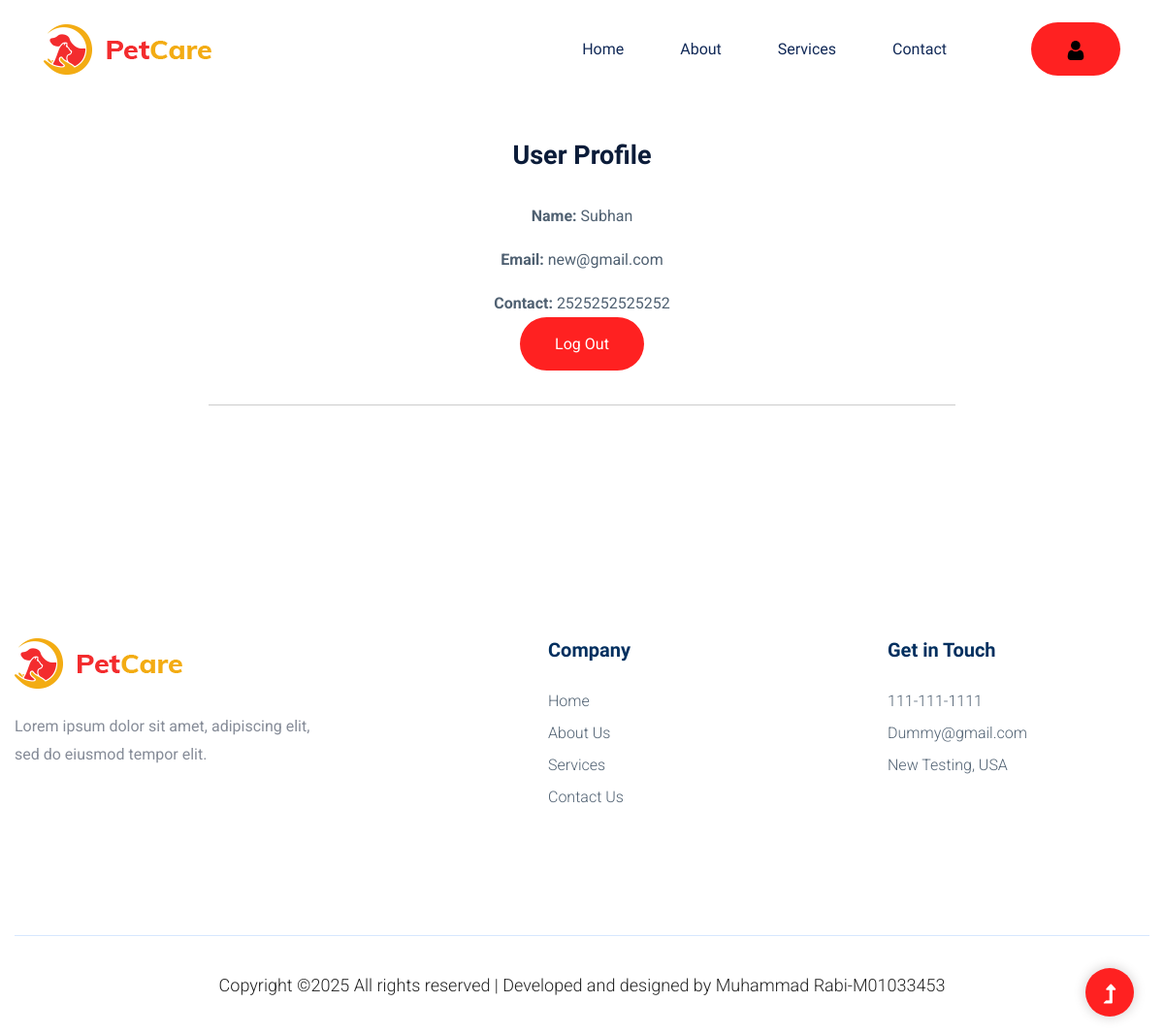
/userprofile.php (signed in), run on the app's committed database.
### tables this page shows
CREATE TABLE `user` (
  `id` int(11) NOT NULL,
  `name` varchar(200) NOT NULL,
  `email` varchar(200) NOT NULL,
  `password` varchar(200) NOT NULL,
  `contact` varchar(200) NOT NULL
);

### userprofile.php (the view, shortened to what this page needs)
<?php
include "connection.php";
$user_id = $_SESSION['user_id'];
?>
<!doctype html>
<html class="no-js" lang="zxx">
<head>
    <?php include 'headlink.php' ?>
</head>
<body>
    <?php include 'header.php' ?>
    <main>
        <section class="contact-section">
            <div class="container">
                <div class="row">
                    <div class="col-12">
                        <h2 class="contact-title" style="text-align:center; margin-top:4rem; margin-bottom:2rem">User Profile</h2>
                    </div>
                    <div class="col-lg-8 mx-auto" style="text-align:center;">
                    <?php
                    $query = "SELECT * FROM user WHERE id = '$user_id'";
                    $result = mysqli_query($con, $query);
                    if (mysqli_num_rows($result) > 0) {
                        $row = mysqli_fetch_assoc($result);
                        echo "<div style='margin-bottom: 20px; border-bottom: 1px solid #ccc; padding-bottom: 50px;'>
                                <p><strong>Name:</strong> {$row['name']}</p>
                                <p><strong>Email:</strong> {$row['email']}</p>
                                <p><strong>Contact:</strong> {$row['contact']}</p>
                                <a href='logout.php' class='header-btn' style='margin-top:50px'>Log Out</a>
                              </div>";
                    } else {
                        echo "<p>User not found.</p>";
                    }
                    ?>
                    </div>
                </div>
            </div>
        </section>
    </main>
    <?php include 'footer.php'; ?>
</body>
</html>

### data on the page
user: name "Subhan", email "new@gmail.com", contact "2525252525252"
